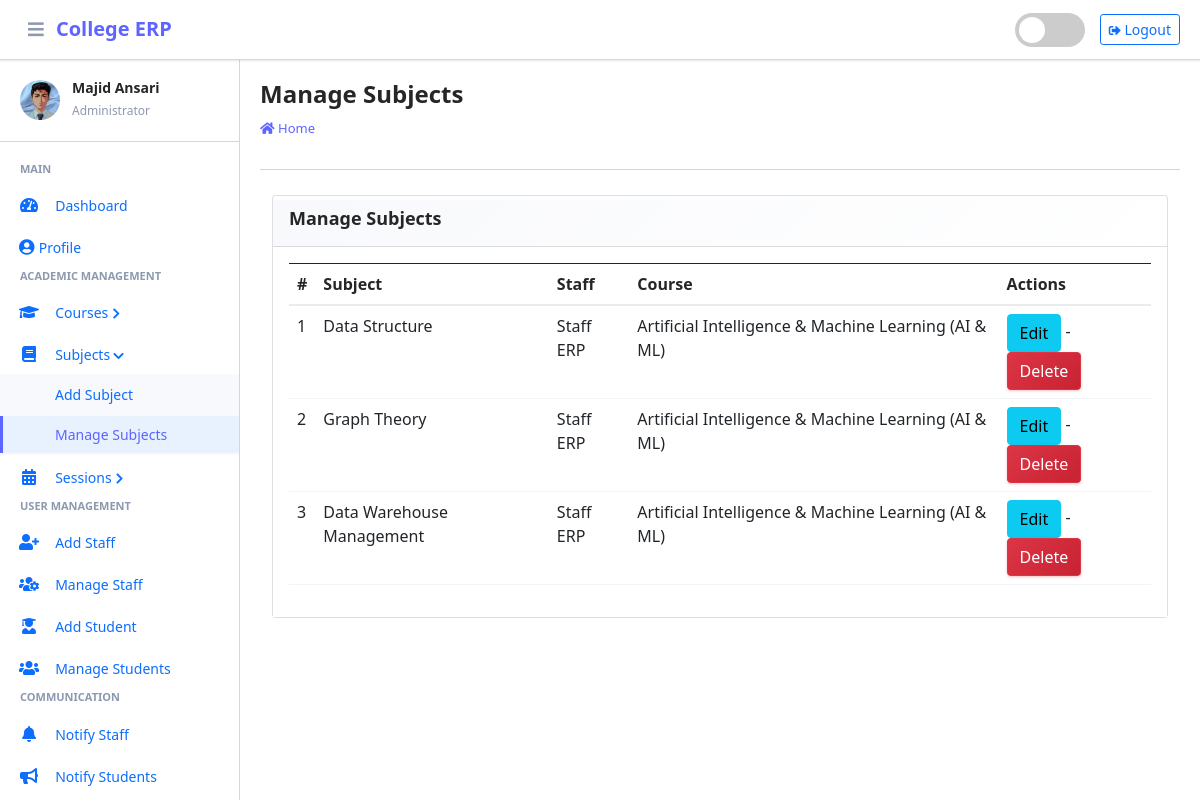
Page /subject/manage/ (signed in) on the earlier database version.
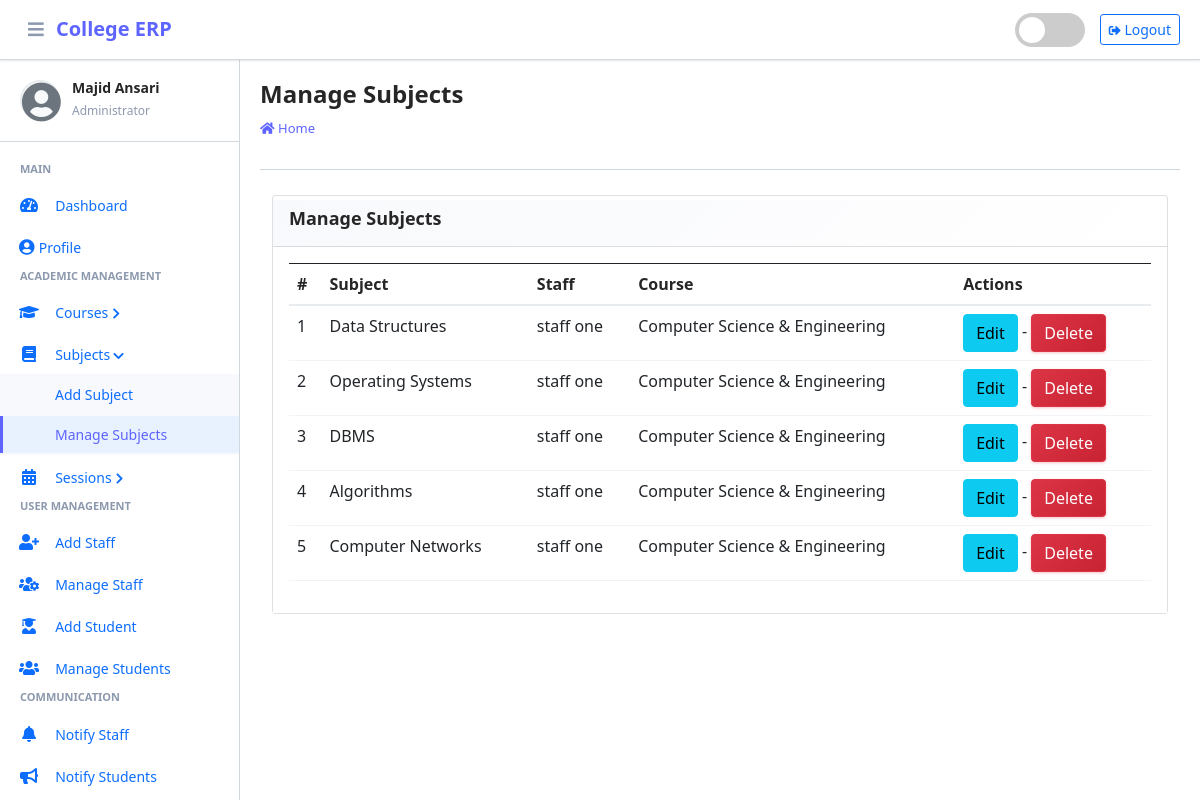
Same page on the later database version.
### main_app/models.py (models this page shows, shortened)
class CustomUser(AbstractUser):
    USER_TYPE = ((1, "HOD"), (2, "Staff"), (3, "Student"))
    GENDER = [("M", "Male"), ("F", "Female")]
    username = None  # Removed username, using email instead
    email = models.EmailField(unique=True)
    user_type = models.CharField(default=1, choices=USER_TYPE, max_length=1)
    gender = models.CharField(max_length=1, choices=GENDER)
    profile_pic = models.ImageField()
    address = models.TextField()
    fcm_token = models.TextField(default="")  # For firebase notifications
    created_at = models.DateTimeField(auto_now_add=True)
    updated_at = models.DateTimeField(auto_now=True)
    USERNAME_FIELD = "email"
    REQUIRED_FIELDS = []
    objects = CustomUserManager()
    def __str__(self):
        return  self.first_name + " " + self.last_name

class Subject(models.Model):
    name = models.CharField(max_length=120)
    staff = models.ForeignKey(Staff,on_delete=models.CASCADE,)
    course = models.ForeignKey(Course, on_delete=models.CASCADE)
    updated_at = models.DateTimeField(auto_now=True)
    created_at = models.DateTimeField(auto_now_add=True)

class Staff(models.Model):
    course = models.ForeignKey(Course, on_delete=models.DO_NOTHING, null=True, blank=False)
    admin = models.OneToOneField(CustomUser, on_delete=models.CASCADE)

class Course(models.Model):
    name = models.CharField(max_length=120)
    created_at = models.DateTimeField(auto_now_add=True)
    updated_at = models.DateTimeField(auto_now=True)

### main_app/hod_views.py (the view)
# urls.py: path("subject/manage/", hod_views.manage_subject, name='manage_subject'),
def manage_subject(request):
    subjects = Subject.objects.all()
    context = {
        'subjects': subjects,
        'page_title': 'Manage Subjects'
    }
    return render(request, "hod_template/manage_subject.html", context)

### main_app/templates/hod_template/manage_subject.html
{% extends 'main_app/base.html' %}
{% load static %}
{% block page_title %}{{page_title}}{% endblock page_title %}
{% block content %}
<section class="content">
    <div class="container-fluid">
        <div class="row">
            <div class="col-md-12">
                <div class="card">
                    <div class="card-header">
                        <h3 class="card-title">{{page_title}}</h3>
                    </div>
                    <div class="card-body">
                        <table id="example2" class="table table-bordered table-hover">
                            <thead class="thead-dark">
                                <tr>
                                    <th>#</th>
                                    <th>Subject</th>
                                    <th>Staff</th>
                                    <th>Course</th>
                                    <th>Actions</th>
                                </tr>
                            </thead>
                            <tbody>
                                {% for subject in subjects %}
                                <tr>
                                    <td>{{ forloop.counter }}</td>
                                    <td>{{subject.name}}</td>
                                    <td>{{subject.staff.admin}}</td>
                                    <td>{{subject.course.name}}</td>
                                    <td>
                                        <a href="{% url 'edit_subject' subject.id %}" class="btn btn-info">Edit</a> -
                                        <a href="{% url 'delete_subject' subject.id %}" onclick="return confirm('Are you sure you want to delete this ?')" class="btn btn-danger">Delete</a>
                                    </td>
                                </tr>
                                {% endfor %}
                            </tbody>
                        </table>
                    </div>
                </div>
            </div>
        </div>
    </div>
</section>
{% endblock content %}

### main_app/templates/main_app/erpnext_sidebar.html (shortened to what the changed rows need)
{% load static %}
<div class="sidebar-header">
    <div class="sidebar-user">
        <img src="{{ request.user.profile_pic}}" alt="User Avatar" class="sidebar-user-avatar" id="sidebar-avatar" onerror="showDefaultAvatar()">
        <i class="fas fa-user-circle sidebar-default-avatar" id="default-avatar" style="display: none;"></i>
        <div class="sidebar-user-info">
            <h6>{{ user.get_full_name|default:user.username }}</h6>
            <small>
                {% if user.user_type == '1' %}
                    Administrator
                {% elif user.user_type == '2' %}
                    Staff Member
                {% else %}
                    Student
                {% endif %}
            </small>
        </div>
    </div>
</div>

Differences in the rows shown:
removed Subject: name "Graph Theory", staff.admin "Staff ERP", course.name "Artificial Intelligence & Machine Learning (AI & ML)"
removed Subject: name "Data Warehouse Management", staff.admin "Staff ERP", course.name "Artificial Intelligence & Machine Learning (AI & ML)"
changed CustomUser "Majid Ansari": user.profile_pic: picture removed
changed Subject: name "Data Structure" → "Data Structures"; staff.admin "Staff ERP" → "staff one"; course.name "Artificial Intelligence & Machine Learning (AI & ML)" → "Computer Science & Engineering"
added Subject: name "Operating Systems", staff.admin "staff one", course.name "Computer Science & Engineering"
added Subject: name "DBMS", staff.admin "staff one", course.name "Computer Science & Engineering"
added Subject: name "Algorithms", staff.admin "staff one", course.name "Computer Science & Engineering"
added Subject: name "Computer Networks", staff.admin "staff one", course.name "Computer Science & Engineering"
